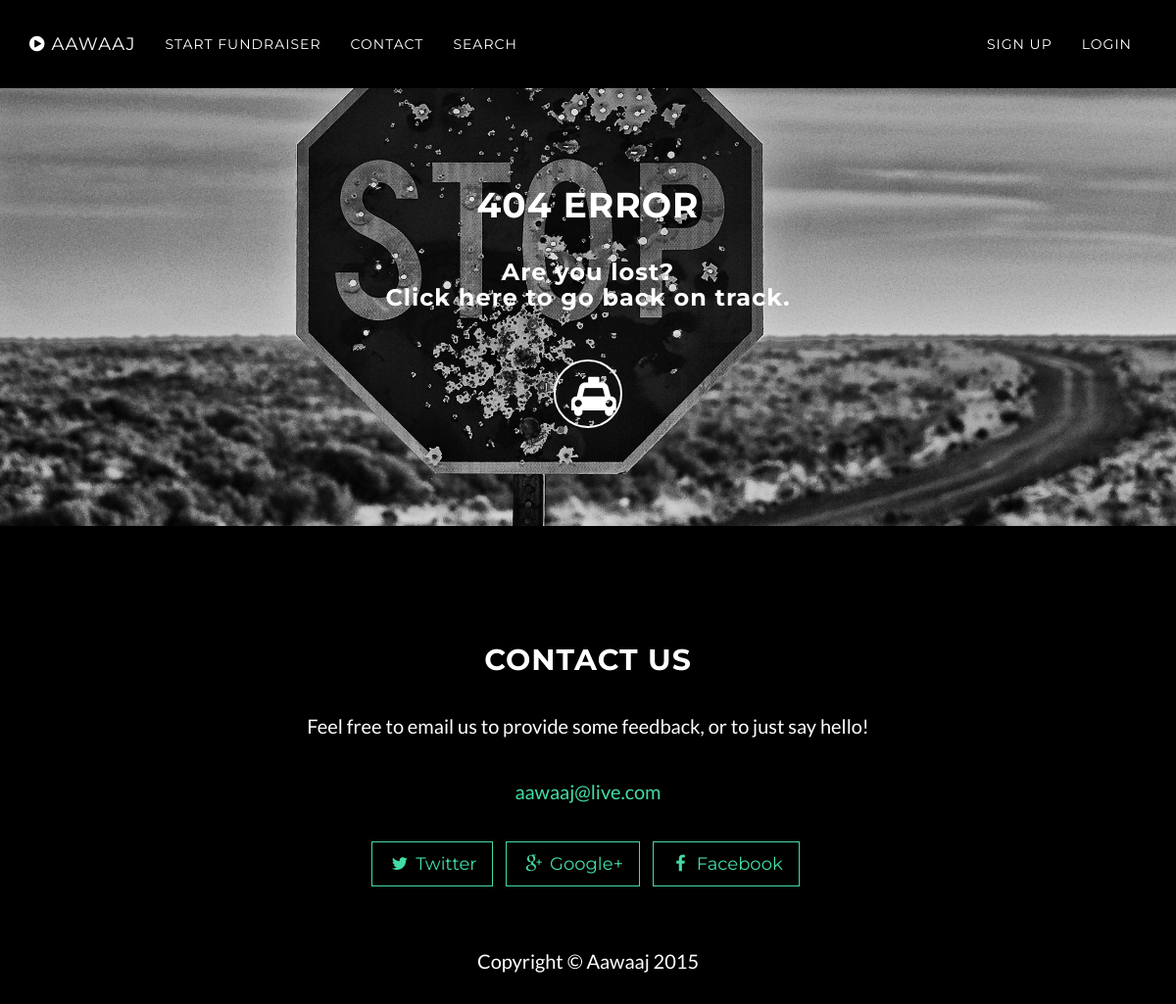
The app's page /profile/index.php?id=3c471e3b86dfc3a428364631ffef09fe&page=fundview, older data.
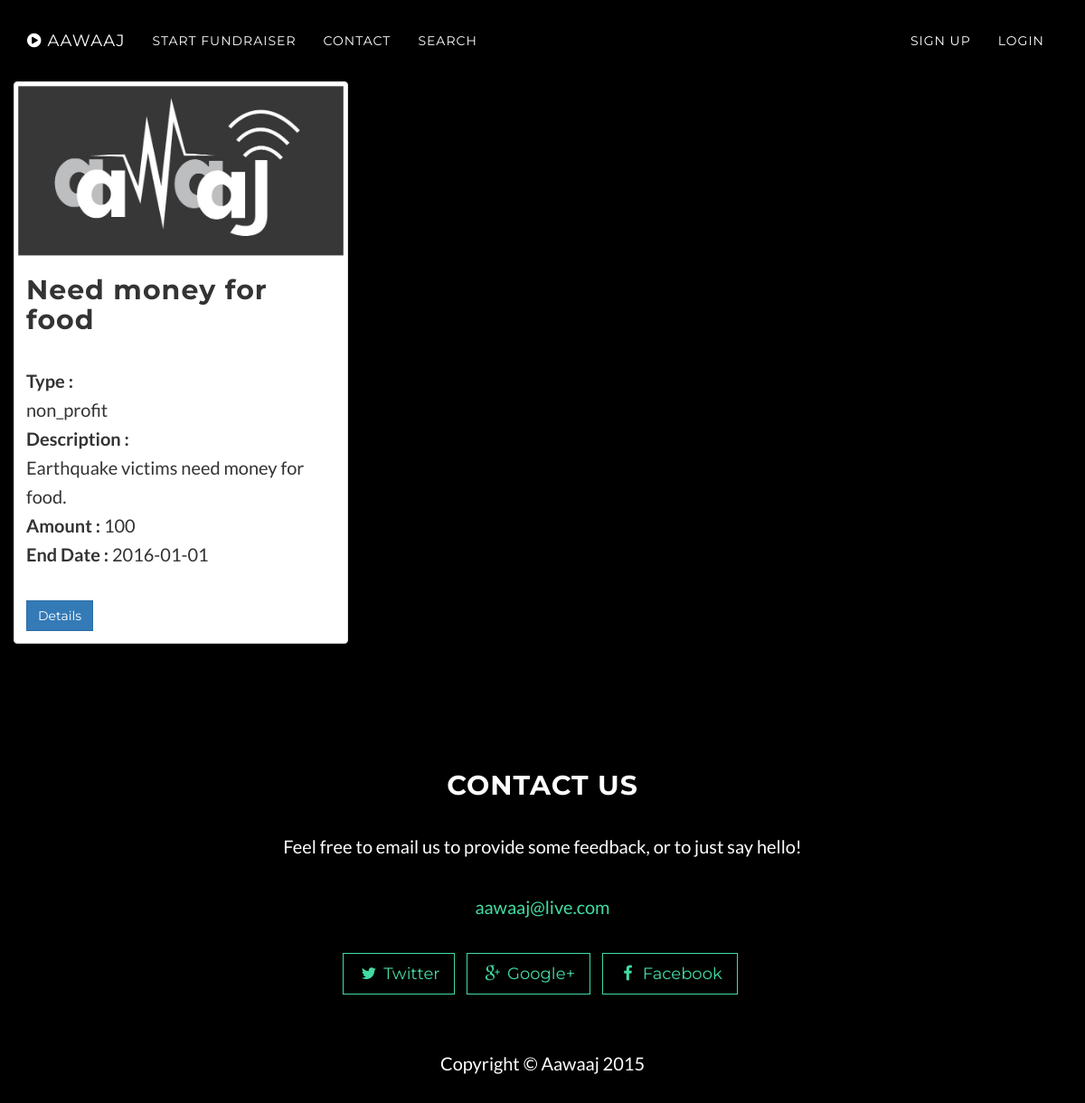
The same page, newer data.
### tables this page shows
CREATE TABLE IF NOT EXISTS `fundraiser` (
`id` int(11) NOT NULL,
  `fundraiser_type` varchar(10) NOT NULL,
  `title` varchar(55) NOT NULL,
  `amount` int(11) NOT NULL DEFAULT '10000',
  `end_date` date NOT NULL,
  `description` varchar(175) NOT NULL,
  `image` varchar(100) NOT NULL,
  `video_url` varchar(500) DEFAULT NULL,
  `details` text NOT NULL,
  `u_id` int(11) NOT NULL
);

### profile/index.php (called while the page is built, shortened)
<?php
	$page = 'profile';
	if(isset($_GET['id'])){
		if(isset($_GET['page'])){
			if($_GET['page'] == 'projects' || $_GET['page'] == 'requirements' || $_GET['page'] == 'fundview'){
				$page = $_GET['page'];
			}
		}
	}
	include_once(ROOT_PATH.'profile/controllers/'.$routes[$page].'.php');
?>

### profile/system/repositories/profilerepository.class.php (called while the page is built, shortened)
<?php
class ProfileRepository{
	private $db;
	public function __construct(){
		$this->db = new DBconnection();
	}
	public function get_by_id($id){
		$profile = NULL;
		$this->db->connect();
		$sql = "SELECT * from user where user_hash=? LIMIT 1";
		$stmt = $this->db->initialize($sql);
		$stmt->bind_param("s",$id);
		$stmt->execute();
		$stmt->bind_result($user_id,$user_name,$first_name,$last_name,$contact_number,$user_type,$user_status,$user_hash);
		while($stmt->fetch()){
			$profile = new Profile();
			$profile->set_user_id($user_id);
			$profile->set_user_name($user_name);
			$profile->set_first_name($first_name);
			$profile->set_last_name($last_name);
			$profile->set_contact_number($contact_number);
			$profile->set_user_type($user_type);
			$profile->set_user_status($user_status);
			$profile->set_user_hash($user_hash);
		}
		$sql = "SELECT profile_photo,about from profile where u_id=? LIMIT 1";
		$stmt = $this->db->initialize($sql);
		$stmt->bind_param("i",$user_id);
		$stmt->execute();
		$stmt->bind_result($profile_photo,$about);
		while($stmt->fetch()){
			$profile->set_profile_photo($profile_photo);
			$profile->set_about($about);
		}
		if($user_type == "generalUser"){
			$sql = "SELECT gen_id,age from generaluser where u_id=? LIMIT 1";
			$stmt = $this->db->initialize($sql);
			$stmt->bind_param("i",$user_id);
			$stmt->execute();
			$stmt->bind_result($profile_id,$age);
			while($stmt->fetch()){
				$profile->set_age($age);
				$profile->set_profile_id($profile_id);
			}
		}
		return $profile;
	}
}

### admin/system/dbUtil/dbconnection.class.php (called while the page is built, shortened)
<?php
	class DBConnection{
		private $conn;
		public function connect(){
			$this->conn = new mysqli(HOSTNAME,USERNAME,PASSWORD,DATABASE);
		}
		public function initialize($sql){
			return $this->conn->prepare($sql);
		}
	}
?>

### profile/system/models/profile.class.php (called while the page is built, shortened)
<?php
class Profile{
	private $profile_photo;
	private $about;
	private $user_id;
	private $user_name;
	private $first_name;
	private $last_name;
	private $contact_number;
	private $user_type;
	private $profile_id;
	private $age;
	public function get_profile_photo(){
		return $this->profile_photo;
	}
	public function set_profile_photo($profile_photo){
		$this->profile_photo = $profile_photo;
	}
	public function get_about(){
		return $this->about;
	}
	public function set_about($about){
		$this->about = $about;
	}
	public function get_user_id(){
		return $this->user_id;
	}
	public function set_user_id($user_id){
		$this->user_id = $user_id;
	}
	public function get_user_name(){
		return $this->user_name;
	}
	public function set_user_name($user_name){
		$this->user_name = $user_name;
	}
	public function get_first_name(){
		return $this->first_name;
	}
	public function set_first_name($first_name){
		$this->first_name = $first_name;
	}
	public function get_last_name(){
		return $this->last_name;
	}
	public function set_last_name($last_name){
		$this->last_name = $last_name;
	}
	public function get_contact_number(){
		return $this->contact_number;
	}
	public function set_contact_number($contact_number){
		$this->contact_number = $contact_number;
	}
	public function get_user_type(){
		return $this->user_type;
	}
	public function set_user_type($user_type){
		$this->user_type = $user_type;
	}
	public function get_profile_id(){
		return $this->profile_id;
	}
	public function set_profile_id($profile_id){
		$this->profile_id = $profile_id;
	}
	public function get_age(){
		return $this->age;
	}
	public function set_age($age){
		$this->age = $age;
	}
}

### profile/system/repositories/fundviewrepository.class.php (called while the page is built, shortened)
<?php
class FundViewRepository{
	private $database;
	public function __construct(){
		$this->database = new DbConnection();
	}
	public function get_all($user_id=null){
		$fundview_list = array();
		$this->database->connect();
		$sql = "SELECT id,fundraiser_type,title,amount,end_date,description,image FROM fundraiser WHERE u_id=?";
		$stmt = $this->database->initialize($sql);
		$stmt->bind_param("i",$user_id);
		$stmt->execute();
		$stmt->bind_result($id,$fundraiser_type,$title,$amount,$end_date,$description,$image);
		while ($stmt->fetch()) {
			$fund = new FundView();
			$fund->set_id($id);
			$fund->set_fundraiser_type($fundraiser_type);
			$fund->set_title($title);
			$fund->set_amount($amount);
			$fund->set_end_date($end_date);
			$fund->set_description($description);
			$fund->set_image($image);
			array_push($fundview_list, $fund);
		}
		return $fundview_list;
	}
}
?>

### profile/views/container.php (called while the page is built)
<?php include_once('header.php');?>
<?php include_once('content.php');?>
<?php include_once('footer.php');?>

### profile/views/fundview.php (the view, shortened to what the changed rows need)
<?php
	foreach ($fundview_list as $fund) {
?>
<div class="container-fluid">
	<div class="row">
  <div class="col-sm-1 col-md-4">
    <div class="thumbnail">
      <img src="<?php echo $fund->get_image();?>" style="height:200px">
      <div class="caption">
        <h2><?php echo $fund->get_title();?></h2>
        <p>
	        <b>Type : </b><br/><?php echo $fund->get_fundraiser_type()?>
	        <b><br/>Description : </b><br/><?php echo $fund->get_description()?>
	        <b><br/>Amount : </b><?php echo $fund->get_amount()?>
	        <b><br/>End Date : </b><?php echo $fund->get_end_date()?>
	    </p>
	        <a href="<?php echo BASE_URL.'fundraiser/index.php?page=fund&m=campaign&id='.$fund->get_id();?>" class="btn btn-primary" role="button">Details</a>
       </div>
    </div>
  </div>
	<?php
	}
?>
</div>

### profile/views/error_page.php
<?php include_once("header.php");?>
<div class="error-view text-center">
        <div class="intro-body">
            <div class="container">
                <div class="row">
                    <div class="col-md-8 col-md-offset-2">
                        <h1>404 ERROR</h1>
                        <h3 class="intro-text">Are you lost? <br/> Click here to go back on track.</h3>
                        <a href="<?php echo BASE_URL?>home/index.php" class="btn btn-circle page-scroll">
                            <i class="fa fa-taxi animated"></i>
                        </a>
                    </div>
                </div>
            </div>
        </div>
    </div>
<?php include_once('footer.php');?>

Row changes from the older to the newer data that the page shows:
added fundraiser: image (placeholder picture), title "Need money for food", fundraiser_type "non_profit", description "Earthquake victims need money for food.", amount "100", end_date "2016-01-01"
Text that changed along with them:
text no longer shown: "404 ERROR Are you lost? Click here to go back on track."
